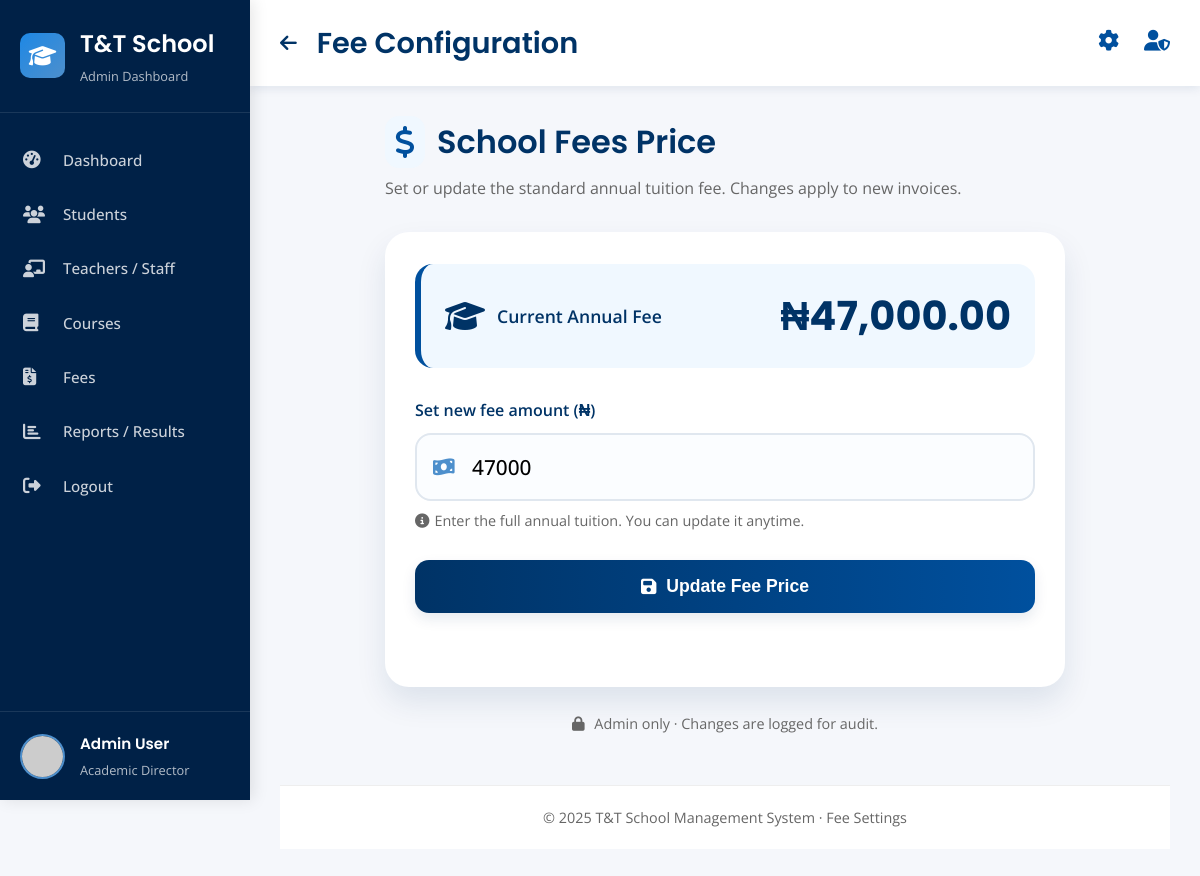
The app's page /Admin/school_fees_price.php (signed in), older data.
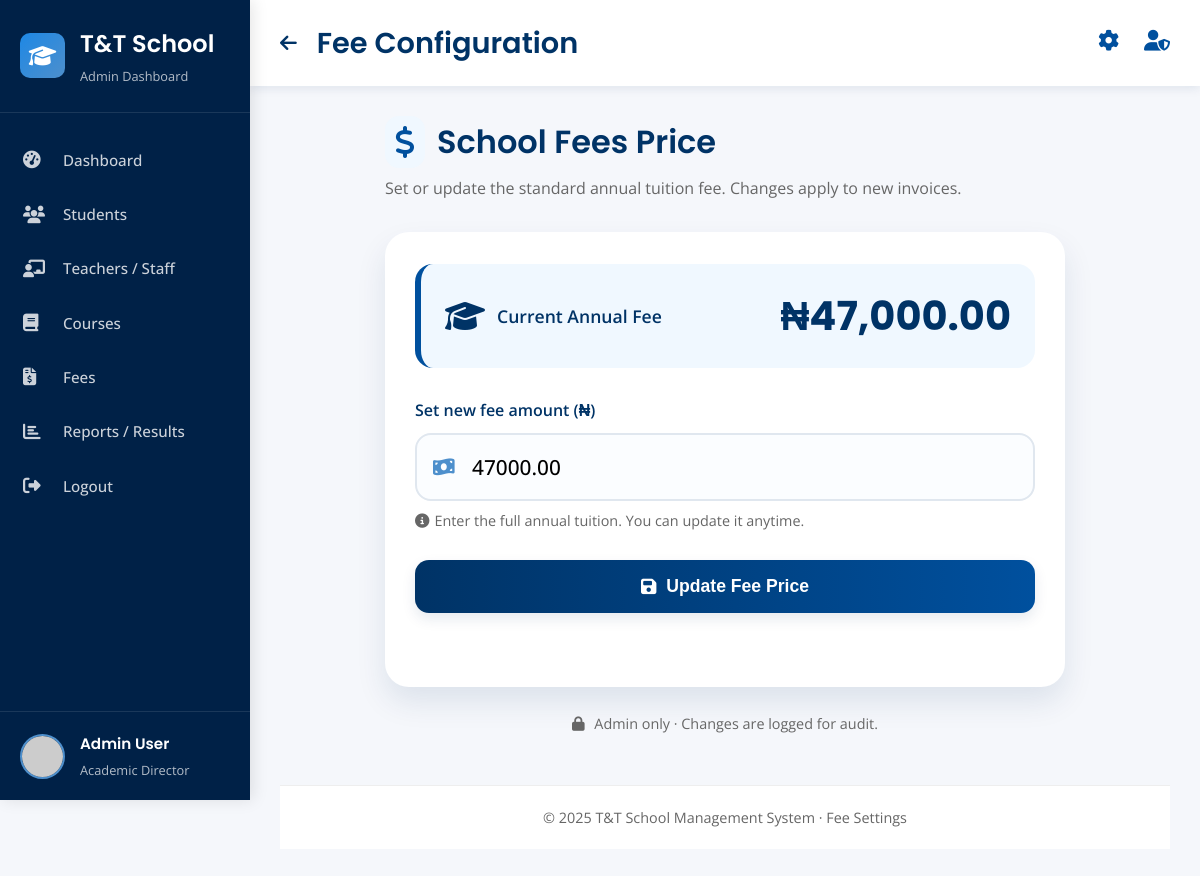
The same page, newer data.
### tables this page shows
CREATE TABLE IF NOT EXISTS `school_fees` (
  `fee_id` int(11) NOT NULL AUTO_INCREMENT,
  `fee_amount` decimal(10,2) NOT NULL,
  `updated_at` timestamp NOT NULL DEFAULT current_timestamp() ON UPDATE current_timestamp(),
  PRIMARY KEY (`fee_id`)
);

### Admin/school_fees_price.php (the view, shortened to what this page needs)
<?php
require_once '../include/config.php';
$stmt = $pdo->query("SELECT fee_amount FROM school_fees WHERE fee_id = 1");
$schoolFee = $stmt->fetchColumn() ?: 47000.00;
?>
<!DOCTYPE html>
<html lang="en">
<head>
    <link rel="stylesheet" href="https://cdnjs.cloudflare.com/ajax/libs/font-awesome/6.4.0/css/all.min.css">
</head>
<body>
    <div class="container">
        <?php include '../include/admin_sidebar.php'; ?>
        <div class="main-content" id="mainContent">
            <div class="top-header">
                <div class="header-left">
                    <a href="admin_fees.php" style="margin-right: 20px; color: var(--primary-dark); font-size: 1.2rem; display: flex; align-items: center; text-decoration: none;">
                        <i class="fas fa-arrow-left"></i>
                    </a>
                    <div class="page-title">
                        <h1>Fee Configuration</h1>
                    </div>
                </div>
                <div class="header-right">
                    <div class="header-action"><i class="fas fa-cog"></i></div>
                    <div class="header-action"><i class="fas fa-user-shield"></i></div>
                </div>
            </div>
            <div class="dashboard-content">
                <div class="config-container">
                    <div class="page-header">
                        <h2><i class="fas fa-dollar-sign" style="color: var(--primary-medium); background: var(--light-bg); padding: 10px; border-radius: 14px;"></i> School Fees Price</h2>
                        <p>Set or update the standard annual tuition fee. Changes apply to new invoices.</p>
                    </div>
                    <div class="fee-card">
                        <div class="current-fee-display">
                            <div class="fee-label">
                                <i class="fas fa-graduation-cap"></i>
                                <span>Current Annual Fee</span>
                            </div>
                            <div class="fee-amount" id="currentFeeDisplay">₦<?php echo number_format($schoolFee, 2); ?></div>
                        </div>
                        <form id="feeForm">
                            <div class="form-group">
                                <label for="feeAmount">Set new fee amount (₦)</label>
                                <div class="input-wrapper">
                                    <i class="fas fa-money-bill-wave"></i>
                                    <input type="number"
                                           id="feeAmount"
                                           class="fee-input"
                                           placeholder="e.g. 47000.00"
                                           step="0.01"
                                           min="0"
                                           value="<?php echo $schoolFee; ?>"
                                           required>
                                </div>
                                <div class="hint-text">
                                    <i class="fas fa-info-circle"></i>
                                    <span>Enter the full annual tuition. You can update it anytime.</span>
                                </div>
                            </div>
                            <button type="submit" class="btn btn-primary" id="saveFeeBtn">
                                <i class="fas fa-save"></i> Update Fee Price
                            </button>
                        </form>
                    </div>
                    <p style="margin-top: 25px; color: var(--text-light); font-size: 0.9rem; text-align: center;">
                        <i class="fas fa-lock" style="margin-right: 6px;"></i> Admin only · Changes are logged for audit.
                    </p>
                </div>
                <div class="dashboard-footer">
                    <p>© 2025 T&T School Management System · Fee Settings</p>
                </div>
            </div>
        </div>
    </div>
</body>
</html>

Row changes from the older to the newer data that the page shows:
added school_fees: fee_amount "47000.00"
Text that changed along with them:
form field value: "47000" → (not shown)
